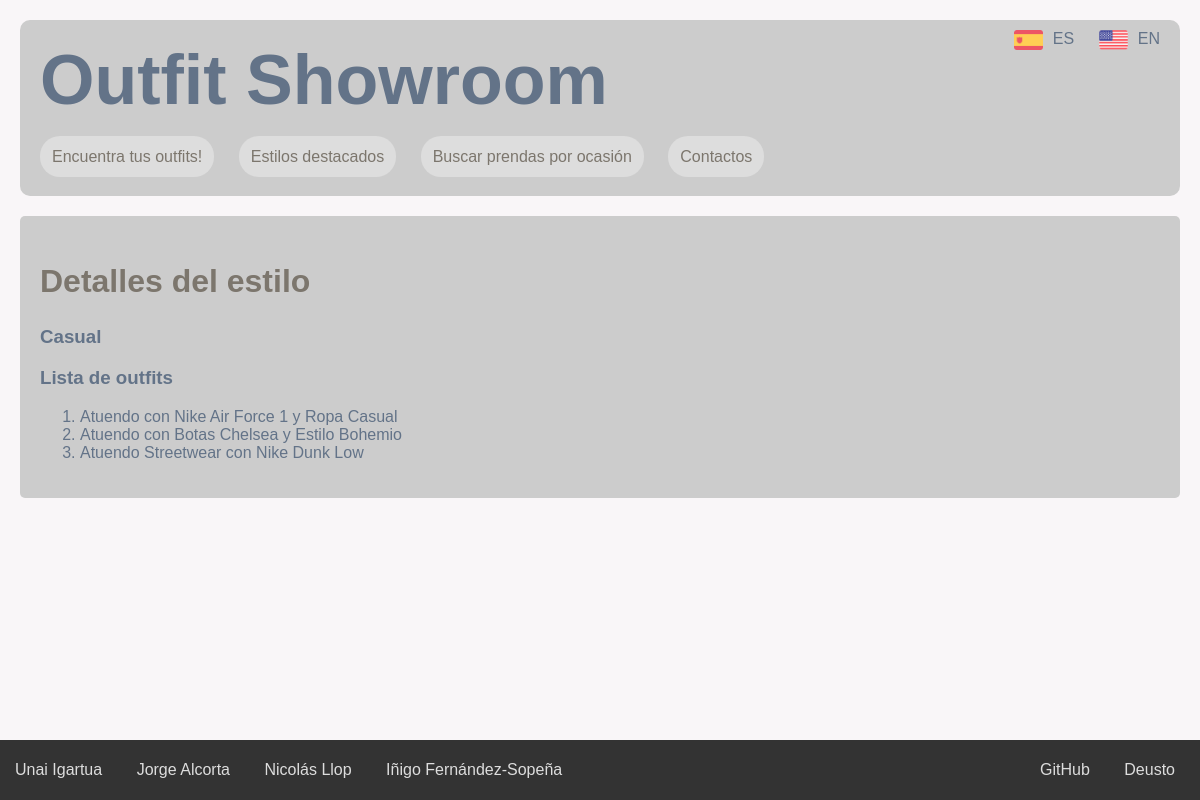
The page /estilo/1 on the database its author committed.
### appOutfitShowroom/models.py (models this page shows, shortened)
class Estilo(models.Model):
    def get_nombre(self):
        return self.nombre_en if get_language() == 'en' else self.nombre
    nombre = models.CharField(max_length=50)
    nombre_en = models.CharField(max_length=50, blank=True)

class Outfit(models.Model):
    def get_nombre(self):
        return self.nombre_en if get_language() == 'en' else self.nombre
    nombre = models.CharField(max_length=200)
    nombre_en = models.CharField(max_length=200, blank=True)
    descripcion = models.TextField(max_length=700)
    descripcion_en = models.TextField(max_length=700, blank=True)
    ocasion = models.ForeignKey(Ocasion, on_delete=models.CASCADE)
    estilos = models.ManyToManyField(Estilo)
    precio = models.IntegerField(default=0)
    autor = models.CharField(max_length=25, blank=True)
    imagen = models.ImageField(upload_to='static/img',blank=True,null=True,verbose_name='Image')
    fecha = models.DateTimeField(auto_now_add=True)

### appOutfitShowroom/views.py (the view)
# urls.py: path('estilo/<int:pk>', views.EstiloDetailView.as_view(), name='detalle_estilo')
class EstiloDetailView(DetailView):
    model = Estilo
    template_name = "estilo.html"
    def get_context_data(self, **kwargs):
        context = super(EstiloDetailView, self).get_context_data(**kwargs)
        context['titulo_pagina'] = 'Detalles del estilo'
        return context

### appOutfitShowroom/templates/estilo.html
{% extends "base.html" %}
{% load static %}
{%load i18n%}
{% block contenido %}
<h2>{% trans "Detalles del estilo" %}</h2>
{% if estilo %}
    <h3>{{ estilo.get_nombre}}</h3>
	<h3>{% trans "Lista de outfits" %}</h3>
	{% if estilo.outfit_set.all %}
		<ol>
		{% for o in estilo.outfit_set.all %}
			<li>
				<a href="{% url 'detalle_outfit' o.id %}">{{ o.get_nombre}}</a>
			</li>
		{% endfor %}
		</ol>
	{% else %}
		<p>{% trans "No tiene outfits asociados." %}</p>
	{% endif %}
{% else %}
    <p>{% trans "No existe este estilo." %}</p>
{% endif %}
{% endblock %}

### appOutfitShowroom/static/css/estilos.css (style rules this page uses)
:root { margin: 0; padding: 0; --primary-color: #f9f6f8; --secondary-color: #CCCCCC; --secondary-off-color: #DDDDDD; --accent-color: #7c766d; --text-color: #637388; --border-color: #333; }
body { margin: 0; padding: 0; font-family: 'Arial', sans-serif; background-color: var(--primary-color); color: var(--text-color); }
a { color: var(--text-color); text-decoration: none; }
h2 { font-size: 32px; color: var(--accent-color); }

### rows shown on the page
Estilo: get_nombre "Casual"
Outfit: get_nombre "Atuendo con Nike Air Force 1 y Ropa Casual"
Outfit: get_nombre "Atuendo con Botas Chelsea y Estilo Bohemio"
Outfit: get_nombre "Atuendo Streetwear con Nike Dunk Low"
